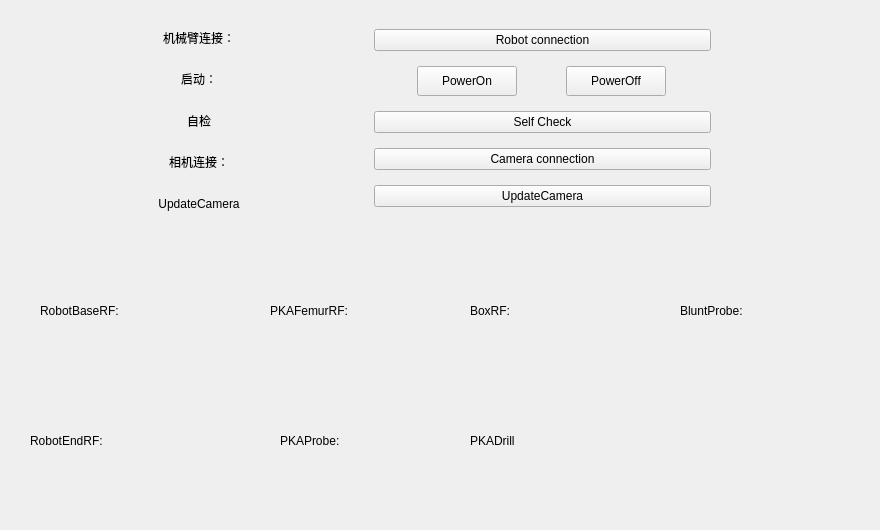
     <widget class="QWidget" name="tab_5">
      <attribute name="title">
       <string>初始化</string>
      </attribute>
      <widget class="QWidget" name="widget_2" native="true">
       <property name="geometry">
        <rect>
         <x>20</x>
         <y>260</y>
         <width>851</width>
         <height>261</height>
        </rect>
       </property>
       <widget class="QWidget" name="horizontalLayoutWidget_13">
        <property name="geometry">
         <rect>
          <x>20</x>
          <y>10</y>
          <width>224</width>
          <height>82</height>
         </rect>
        </property>
        <layout class="QHBoxLayout" name="horizontalLayout_27">
         <item>
          <widget class="QLabel" name="label_30">
           <property name="text">
            <string>RobotBaseRF:</string>
           </property>
          </widget>
         </item>
         <item>
          <widget class="QLabel" name="PKARobotBaseRF">
           <property name="sizePolicy">
            <sizepolicy hsizetype="Fixed" vsizetype="Fixed">
             <horstretch>0</horstretch>
             <verstretch>0</verstretch>
            </sizepolicy>
           </property>
           <property name="minimumSize">
            <size>
             <width>80</width>
             <height>80</height>
            </size>
           </property>
           <property name="text">
            <string/>
           </property>
          </widget>
         </item>
        </layout>
       </widget>
       <widget class="QWidget" name="horizontalLayoutWidget_14">
        <property name="geometry">
         <rect>
          <x>10</x>
          <y>140</y>
          <width>215</width>
          <height>82</height>
         </rect>
        </property>
        <layout class="QHBoxLayout" name="horizontalLayout_28">
         <item>
          <widget class="QLabel" name="label_31">
           <property name="text">
            <string>RobotEndRF:</string>
           </property>
          </widget>
         </item>
         <item>
          <widget class="QLabel" name="PKARobotEndRF">
           <property name="minimumSize">
            <size>
             <width>80</width>
             <height>80</height>
            </size>
           </property>
           <property name="text">
            <string/>
           </property>
          </widget>
         </item>
        </layout>
       </widget>
       <widget class="QWidget" name="horizontalLayoutWidget_15">
        <property name="geometry">
         <rect>
          <x>250</x>
          <y>10</y>
          <width>188</width>
          <height>82</height>
         </rect>
        </property>
        <layout class="QHBoxLayout" name="horizontalLayout_29">
         <item>
          <widget class="QLabel" name="label_32">
           <property name="text">
            <string>PKAFemurRF:</string>
           </property>
          </widget>
         </item>
         <item>
          <widget class="QLabel" name="PKAFemurRF">
           <property name="sizePolicy">
            <sizepolicy hsizetype="Expanding" vsizetype="Preferred">
             <horstretch>0</horstretch>
             <verstretch>0</verstretch>
            </sizepolicy>
           </property>
           <property name="minimumSize">
            <size>
             <width>80</width>
             <height>80</height>
            </size>
           </property>
           <property name="text">
            <string/>
           </property>
          </widget>
         </item>
        </layout>
       </widget>
       <widget class="QWidget" name="horizontalLayoutWidget_16">
        <property name="geometry">
         <rect>
          <x>260</x>
          <y>140</y>
          <width>170</width>
          <height>82</height>
         </rect>
        </property>
        <layout class="QHBoxLayout" name="horizontalLayout_30">
         <item>
          <widget class="QLabel" name="label_35">
           <property name="text">
            <string>PKAProbe:</string>
           </property>
          </widget>
         </item>
         <item>
          <widget class="QLabel" name="PKAProbe">
           <property name="minimumSize">
            <size>
             <width>80</width>
             <height>80</height>
            </size>
           </property>
           <property name="text">
            <string/>
           </property>
          </widget>
         </item>
        </layout>
       </widget>
       <widget class="QWidget" name="horizontalLayoutWidget_17">
        <property name="geometry">
         <rect>
          <x>450</x>
          <y>10</y>
          <width>188</width>
          <height>82</height>
         </rect>
        </property>
        <layout class="QHBoxLayout" name="horizontalLayout_31">
         <item>
          <widget class="QLabel" name="label_33">
           <property name="text">
            <string>BoxRF:</string>
           </property>
          </widget>
         </item>
         <item>
          <widget class="QLabel" name="PKATibiaRF">
           <property name="sizePolicy">
            <sizepolicy hsizetype="Expanding" vsizetype="Preferred">
             <horstretch>0</horstretch>
             <verstretch>0</verstretch>
            </sizepolicy>
           </property>
           <property name="minimumSize">
            <size>
             <width>80</width>
             <height>80</height>
            </size>
           </property>
           <property name="text">
            <string/>
           </property>
          </widget>
         </item>
        </layout>
       </widget>
       <widget class="QWidget" name="horizontalLayoutWidget_9">
        <property name="geometry">
         <rect>
          <x>450</x>
          <y>140</y>
          <width>301</width>
          <height>82</height>
         </rect>
        </property>
        <layout class="QHBoxLayout" name="horizontalLayout_32">
         <item>
          <widget class="QLabel" name="label_37">
           <property name="sizePolicy">
            <sizepolicy hsizetype="Fixed" vsizetype="Preferred">
             <horstretch>0</horstretch>
             <verstretch>0</verstretch>
            </sizepolicy>
           </property>
           <property name="text">
            <string>PKADrill</string>
           </property>
          </widget>
         </item>
         <item>
          <widget class="QLabel" name="PKADrill">
           <property name="sizePolicy">
            <sizepolicy hsizetype="Expanding" vsizetype="Preferred">
             <horstretch>0</horstretch>
             <verstretch>0</verstretch>
            </sizepolicy>
           </property>
           <property name="minimumSize">
            <size>
             <width>80</width>
             <height>80</height>
            </size>
           </property>
           <property name="text">
            <string/>
           </property>
          </widget>
         </item>
        </layout>
       </widget>
       <widget class="QWidget" name="horizontalLayoutWidget_18">
        <property name="geometry">
         <rect>
          <x>660</x>
          <y>10</y>
          <width>188</width>
          <height>82</height>
         </rect>
        </property>
        <layout class="QHBoxLayout" name="horizontalLayout_33">
         <item>
          <widget class="QLabel" name="label_39">
           <property name="text">
            <string>BluntProbe: </string>
           </property>
          </widget>
         </item>
         <item>
          <widget class="QLabel" name="BluntProbe">
           <property name="sizePolicy">
            <sizepolicy hsizetype="Expanding" vsizetype="Preferred">
             <horstretch>0</horstretch>
             <verstretch>0</verstretch>
            </sizepolicy>
           </property>
           <property name="minimumSize">
            <size>
             <width>80</width>
             <height>80</height>
            </size>
           </property>
           <property name="text">
            <string/>
           </property>
          </widget>
         </item>
        </layout>
       </widget>
      </widget>
      <widget class="QWidget" name="horizontalLayoutWidget">
       <property name="geometry">
        <rect>
         <x>30</x>
         <y>20</y>
         <width>681</width>
         <height>201</height>
        </rect>
       </property>
       <layout class="QHBoxLayout" name="horizontalLayout_4">
        <item>
         <layout class="QVBoxLayout" name="verticalLayout_11">
          <item>
           <widget class="QLabel" name="ConnectRobotTextLabel">
            <property name="text">
             <string>机械臂连接：</string>
            </property>
            <property name="alignment">
             <set>Qt::AlignCenter</set>
            </property>
           </widget>
          </item>
          <item>
           <widget class="QLabel" name="PowerOnTextLabel">
            <property name="text">
             <string>启动：</string>
            </property>
            <property name="alignment">
             <set>Qt::AlignCenter</set>
            </property>
           </widget>
          </item>
          <item>
           <widget class="QLabel" name="PowerOffTextLabel">
            <property name="text">
             <string>自检</string>
            </property>
            <property name="alignment">
             <set>Qt::AlignCenter</set>
            </property>
           </widget>
          </item>
          <item>
           <widget class="QLabel" name="ConnectCameraTextLabel">
            <property name="text">
             <string>相机连接：</string>
            </property>
            <property name="alignment">
             <set>Qt::AlignCenter</set>
            </property>
           </widget>
          </item>
          <item>
           <widget class="QLabel" name="label_38">
            <property name="text">
             <string>UpdateCamera</string>
            </property>
            <property name="alignment">
             <set>Qt::AlignCenter</set>
            </property>
           </widget>
          </item>
         </layout>
        </item>
        <item>
         <layout class="QVBoxLayout" name="verticalLayout_12">
          <property name="leftMargin">
           <number>0</number>
          </property>
          <item>
           <widget class="QPushButton" name="ConnectKukaBtn">
            <property name="text">
             <string>Robot connection</string>
            </property>
           </widget>
          </item>
          <item>
           <layout class="QHBoxLayout" name="horizontalLayout_63">
            <property name="sizeConstraint">
             <enum>QLayout::SetNoConstraint</enum>
            </property>
            <item>
             <widget class="QPushButton" name="PowerOnBtn">
              <property name="maximumSize">
               <size>
                <width>100</width>
                <height>30</height>
               </size>
              </property>
              <property name="text">
               <string>PowerOn</string>
              </property>
             </widget>
            </item>
            <item>
             <widget class="QPushButton" name="PowerOffBtn">
              <property name="maximumSize">
               <size>
                <width>100</width>
                <height>30</height>
               </size>
              </property>
              <property name="text">
               <string>PowerOff</string>
              </property>
             </widget>
            </item>
           </layout>
          </item>
          <item>
           <widget class="QPushButton" name="SelfCheckBtn">
            <property name="text">
             <string>Self Check</string>
            </property>
           </widget>
          </item>
          <item>
           <widget class="QPushButton" name="ConnectNDIBtn">
            <property name="text">
             <string>Camera connection</string>
            </property>
           </widget>
          </item>
          <item>
           <widget class="QPushButton" name="UpdateCameraBtn">
            <property name="text">
             <string>UpdateCamera</string>
            </property>
           </widget>
          </item>
         </layout>
        </item>
       </layout>
      </widget>
     </widget>
